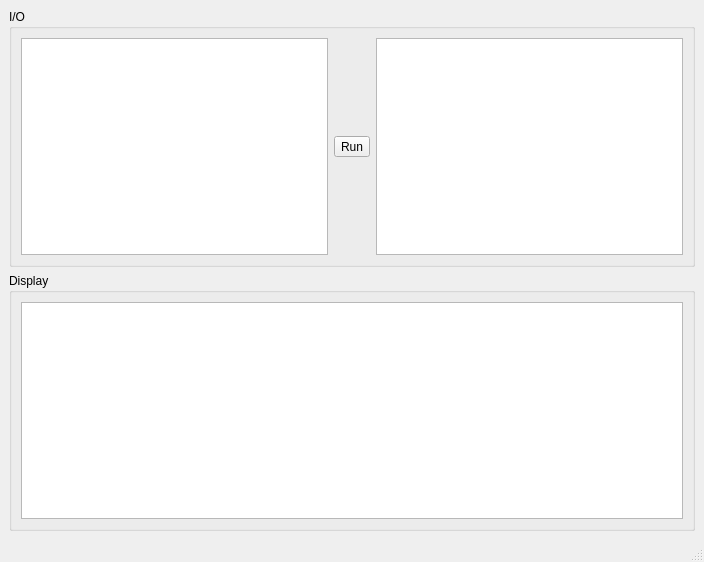
<?xml version="1.0" encoding="UTF-8"?>
<ui version="4.0">
 <class>TestIO</class>
 <widget class="QMainWindow" name="TestIO">
  <property name="geometry">
   <rect>
    <x>0</x>
    <y>0</y>
    <width>704</width>
    <height>562</height>
   </rect>
  </property>
  <property name="windowTitle">
   <string>Test Term/IO</string>
  </property>
  <property name="unifiedTitleAndToolBarOnMac">
   <bool>true</bool>
  </property>
  <widget class="QWidget" name="centralwidget">
   <layout class="QVBoxLayout" name="verticalLayout_3">
    <item>
     <widget class="QGroupBox" name="groupBox_2">
      <property name="title">
       <string>I/O</string>
      </property>
      <property name="flat">
       <bool>false</bool>
      </property>
      <layout class="QHBoxLayout" name="horizontalLayout">
       <item>
        <widget class="QPlainTextEdit" name="input"/>
       </item>
       <item>
        <layout class="QVBoxLayout" name="verticalLayout_2">
         <item>
          <spacer name="verticalSpacer">
           <property name="orientation">
            <enum>Qt::Vertical</enum>
           </property>
           <property name="sizeHint" stdset="0">
            <size>
             <width>20</width>
             <height>40</height>
            </size>
           </property>
          </spacer>
         </item>
         <item>
          <widget class="QToolButton" name="runButton">
           <property name="text">
            <string>Run</string>
           </property>
          </widget>
         </item>
         <item>
          <spacer name="verticalSpacer_2">
           <property name="orientation">
            <enum>Qt::Vertical</enum>
           </property>
           <property name="sizeHint" stdset="0">
            <size>
             <width>20</width>
             <height>40</height>
            </size>
           </property>
          </spacer>
         </item>
        </layout>
       </item>
       <item>
        <widget class="QPlainTextEdit" name="output"/>
       </item>
      </layout>
     </widget>
    </item>
    <item>
     <widget class="QGroupBox" name="groupBox">
      <property name="title">
       <string>Display</string>
      </property>
      <layout class="QVBoxLayout" name="verticalLayout">
       <item>
        <widget class="QPlainTextEdit" name="display">
         <property name="documentTitle">
          <string/>
         </property>
        </widget>
       </item>
      </layout>
     </widget>
    </item>
   </layout>
  </widget>
  <widget class="QStatusBar" name="statusbar"/>
 </widget>
 <resources/>
 <connections/>
</ui>
